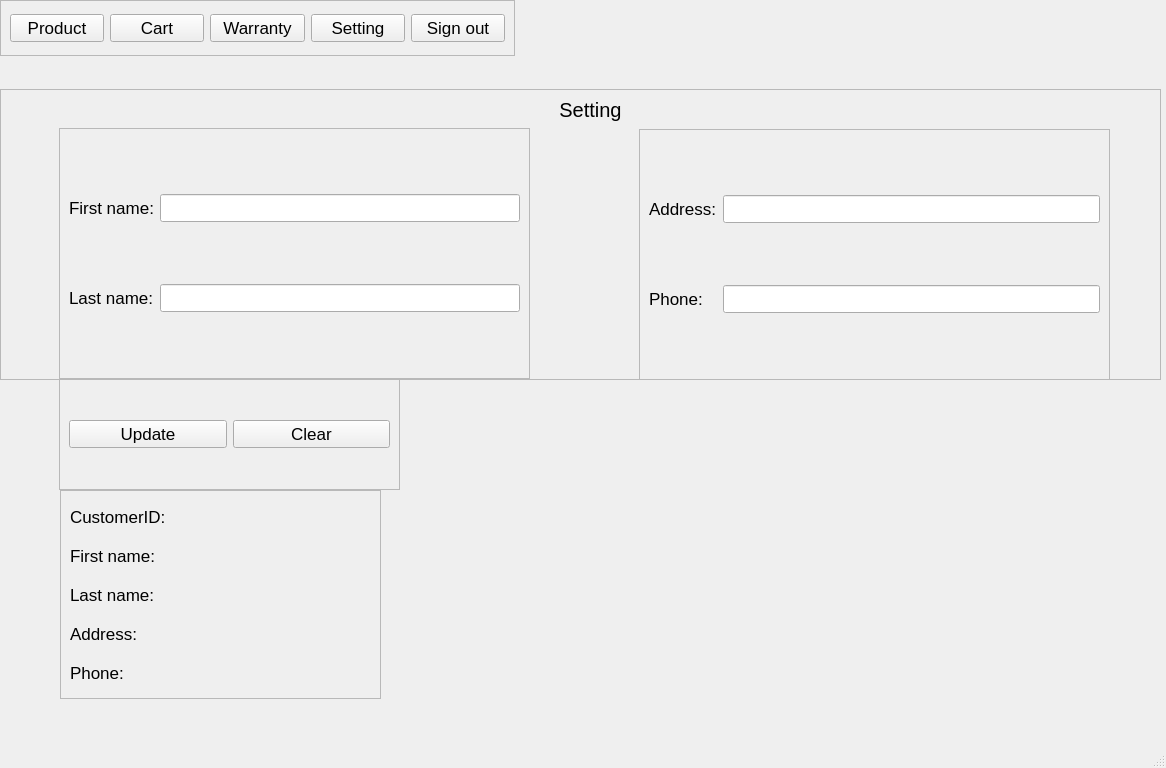
<?xml version="1.0" encoding="UTF-8"?>
<ui version="4.0">
 <class>SettingUser</class>
 <widget class="QMainWindow" name="SettingUser">
  <property name="geometry">
   <rect>
    <x>0</x>
    <y>0</y>
    <width>1166</width>
    <height>768</height>
   </rect>
  </property>
  <property name="font">
   <font>
    <pointsize>13</pointsize>
   </font>
  </property>
  <property name="windowTitle">
   <string>MainWindow</string>
  </property>
  <widget class="QWidget" name="centralwidget">
   <widget class="QFrame" name="frame">
    <property name="geometry">
     <rect>
      <x>60</x>
      <y>490</y>
      <width>321</width>
      <height>209</height>
     </rect>
    </property>
    <property name="frameShape">
     <enum>QFrame::StyledPanel</enum>
    </property>
    <property name="frameShadow">
     <enum>QFrame::Raised</enum>
    </property>
    <layout class="QGridLayout" name="gridLayout_3">
     <item row="1" column="1">
      <widget class="QLabel" name="outputFirstname">
       <property name="text">
        <string/>
       </property>
      </widget>
     </item>
     <item row="3" column="0">
      <widget class="QLabel" name="label_9">
       <property name="text">
        <string>Address: </string>
       </property>
      </widget>
     </item>
     <item row="0" column="1">
      <widget class="QLabel" name="outputCustomerID">
       <property name="text">
        <string/>
       </property>
      </widget>
     </item>
     <item row="4" column="0">
      <widget class="QLabel" name="label_10">
       <property name="text">
        <string>Phone: </string>
       </property>
      </widget>
     </item>
     <item row="0" column="0">
      <widget class="QLabel" name="label_4">
       <property name="text">
        <string>CustomerID: </string>
       </property>
      </widget>
     </item>
     <item row="2" column="0">
      <widget class="QLabel" name="label_8">
       <property name="text">
        <string>Last name: </string>
       </property>
      </widget>
     </item>
     <item row="1" column="0">
      <widget class="QLabel" name="label_7">
       <property name="text">
        <string>First name: </string>
       </property>
      </widget>
     </item>
     <item row="2" column="1">
      <widget class="QLabel" name="outputLastname">
       <property name="text">
        <string/>
       </property>
      </widget>
     </item>
     <item row="3" column="1">
      <widget class="QLabel" name="outputAddress">
       <property name="text">
        <string/>
       </property>
      </widget>
     </item>
     <item row="4" column="1">
      <widget class="QLabel" name="outputPhone">
       <property name="text">
        <string/>
       </property>
      </widget>
     </item>
    </layout>
   </widget>
   <widget class="QFrame" name="frame_2">
    <property name="geometry">
     <rect>
      <x>0</x>
      <y>89</y>
      <width>1161</width>
      <height>291</height>
     </rect>
    </property>
    <property name="frameShape">
     <enum>QFrame::StyledPanel</enum>
    </property>
    <property name="frameShadow">
     <enum>QFrame::Raised</enum>
    </property>
    <widget class="QFrame" name="frame_5">
     <property name="geometry">
      <rect>
       <x>59</x>
       <y>39</y>
       <width>471</width>
       <height>251</height>
      </rect>
     </property>
     <property name="frameShape">
      <enum>QFrame::StyledPanel</enum>
     </property>
     <property name="frameShadow">
      <enum>QFrame::Raised</enum>
     </property>
     <layout class="QGridLayout" name="gridLayout">
      <item row="0" column="0">
       <widget class="QLabel" name="label_2">
        <property name="text">
         <string>First name:</string>
        </property>
       </widget>
      </item>
      <item row="1" column="0">
       <widget class="QLabel" name="label_3">
        <property name="text">
         <string>Last name:</string>
        </property>
       </widget>
      </item>
      <item row="0" column="1">
       <widget class="QLineEdit" name="firstname"/>
      </item>
      <item row="1" column="1">
       <widget class="QLineEdit" name="lastname"/>
      </item>
     </layout>
    </widget>
    <widget class="QFrame" name="frame_6">
     <property name="geometry">
      <rect>
       <x>639</x>
       <y>40</y>
       <width>471</width>
       <height>251</height>
      </rect>
     </property>
     <property name="frameShape">
      <enum>QFrame::StyledPanel</enum>
     </property>
     <property name="frameShadow">
      <enum>QFrame::Raised</enum>
     </property>
     <layout class="QGridLayout" name="gridLayout_2">
      <item row="0" column="0">
       <widget class="QLabel" name="label_5">
        <property name="text">
         <string>Address:</string>
        </property>
       </widget>
      </item>
      <item row="0" column="1">
       <widget class="QLineEdit" name="address"/>
      </item>
      <item row="1" column="0">
       <widget class="QLabel" name="label_6">
        <property name="text">
         <string>Phone:</string>
        </property>
       </widget>
      </item>
      <item row="1" column="1">
       <widget class="QLineEdit" name="phone"/>
      </item>
     </layout>
    </widget>
    <widget class="QLabel" name="label">
     <property name="geometry">
      <rect>
       <x>540</x>
       <y>0</y>
       <width>101</width>
       <height>41</height>
      </rect>
     </property>
     <property name="font">
      <font>
       <pointsize>15</pointsize>
      </font>
     </property>
     <property name="text">
      <string>Setting</string>
     </property>
     <property name="alignment">
      <set>Qt::AlignCenter</set>
     </property>
    </widget>
   </widget>
   <widget class="QFrame" name="frame_3">
    <property name="geometry">
     <rect>
      <x>0</x>
      <y>0</y>
      <width>515</width>
      <height>56</height>
     </rect>
    </property>
    <property name="layoutDirection">
     <enum>Qt::LeftToRight</enum>
    </property>
    <property name="frameShape">
     <enum>QFrame::StyledPanel</enum>
    </property>
    <property name="frameShadow">
     <enum>QFrame::Raised</enum>
    </property>
    <layout class="QHBoxLayout" name="horizontalLayout">
     <item>
      <widget class="QPushButton" name="product">
       <property name="text">
        <string>Product</string>
       </property>
      </widget>
     </item>
     <item>
      <widget class="QPushButton" name="cart">
       <property name="text">
        <string>Cart</string>
       </property>
      </widget>
     </item>
     <item>
      <widget class="QPushButton" name="warranty">
       <property name="text">
        <string>Warranty</string>
       </property>
      </widget>
     </item>
     <item>
      <widget class="QPushButton" name="setting">
       <property name="text">
        <string>Setting</string>
       </property>
      </widget>
     </item>
     <item>
      <widget class="QPushButton" name="signOut">
       <property name="text">
        <string>Sign out</string>
       </property>
      </widget>
     </item>
    </layout>
   </widget>
   <widget class="QFrame" name="frame_4">
    <property name="geometry">
     <rect>
      <x>59</x>
      <y>379</y>
      <width>341</width>
      <height>111</height>
     </rect>
    </property>
    <property name="frameShape">
     <enum>QFrame::StyledPanel</enum>
    </property>
    <property name="frameShadow">
     <enum>QFrame::Raised</enum>
    </property>
    <layout class="QHBoxLayout" name="horizontalLayout_2">
     <item>
      <widget class="QPushButton" name="update">
       <property name="text">
        <string>Update</string>
       </property>
      </widget>
     </item>
     <item>
      <widget class="QPushButton" name="clear">
       <property name="text">
        <string>Clear</string>
       </property>
      </widget>
     </item>
    </layout>
   </widget>
  </widget>
  <widget class="QMenuBar" name="menubar">
   <property name="geometry">
    <rect>
     <x>0</x>
     <y>0</y>
     <width>1166</width>
     <height>26</height>
    </rect>
   </property>
  </widget>
  <widget class="QStatusBar" name="statusbar"/>
 </widget>
 <resources/>
 <connections/>
</ui>
